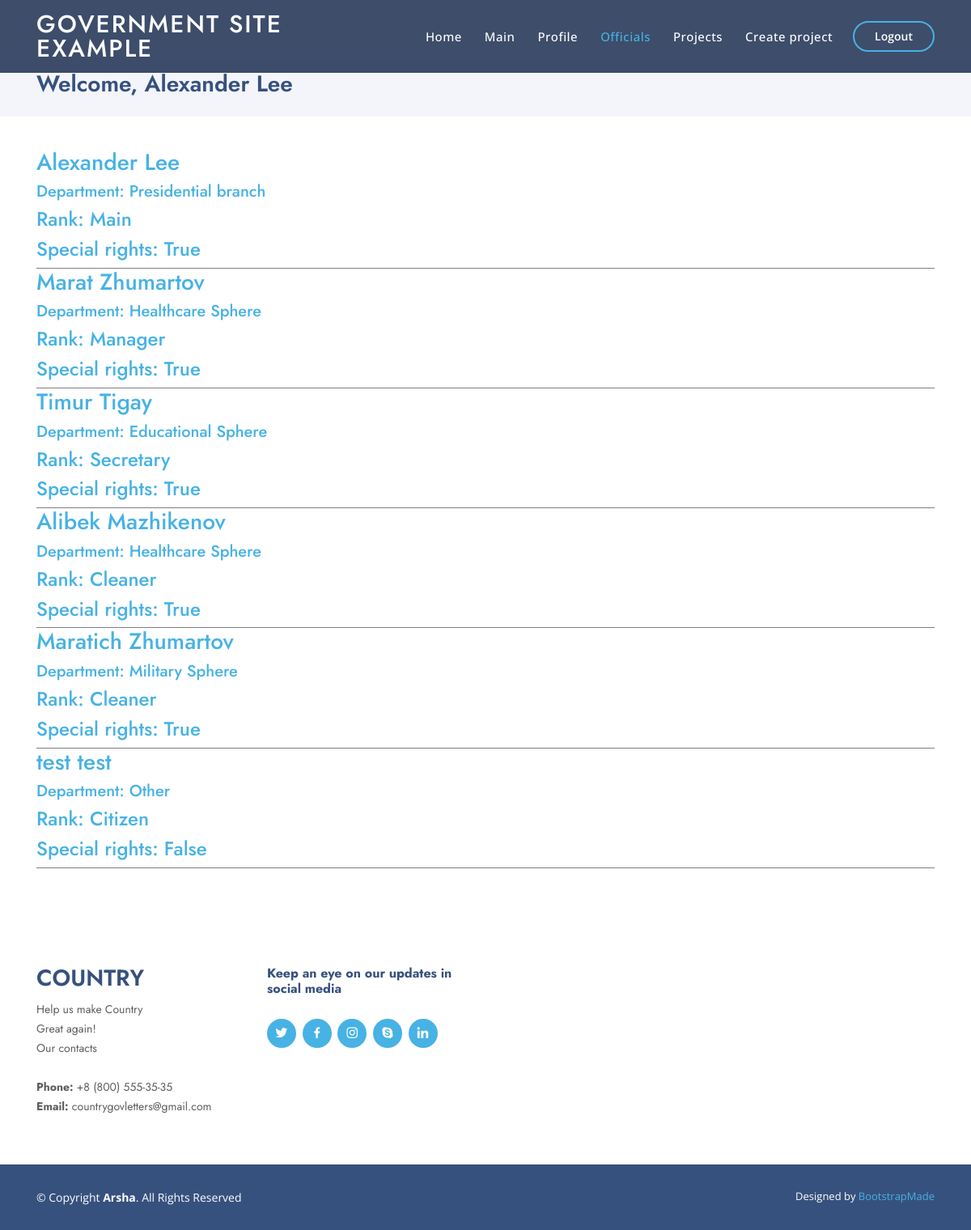
/team (signed in), run on the app's committed database.
### Content/models.py (models this page shows, shortened)
class Citizen(models.Model):
    user = models.OneToOneField(User, on_delete=models.CASCADE)
    department = models.CharField(max_length=100)
    avatar = models.ImageField(name="avatar", upload_to='avatars')
    amount_of_accepted_projects = models.IntegerField(default=0)
    bday = models.DateField(name="birth_day", auto_now=False)
    gender = models.CharField(name="gender", default="Other", max_length=15, choices=[('Male','Male'), ('Female','Female'), ('Other','Other')])
    age = models.IntegerField(name="age", default=0)
    rank = models.CharField(name="rank", default="", max_length=100)
    ed_proj = models.IntegerField(name="education_projects", default=0)
    health_proj = models.IntegerField(name="healthcare_projects", default=0)
    military_proj = models.IntegerField(name="military_projects", default=0)
    social_proj = models.IntegerField(name="social_projects", default=0)
    cult_proj = models.IntegerField(name="culture_projects", default=0)
    is_staff = models.BooleanField(name="is_staff", default=False)
    class Meta:
        verbose_name = 'Citizen'
        verbose_name_plural = 'Citizens'

### Content/views.py (the view)
# urls.py: path('team', team),
def team(request):
    context = context_data_preparing(request)
    context['team'] = Citizen.objects.all()
    return render(request, 'Content/team.html', context)

### Content/views_cases.py (called while the page is built)
def context_data_preparing(request):
    try:
        context = {
            'cit':Citizen.objects.get(id=request.user.id),
            'user':request.user
        }
    except Exception:
        context = {
            'cit':None,
            'user':None
        }
    return context

### Content/templates/Content/team.html (shortened to what this page needs)
{% load static %}
<!DOCTYPE html>
<html lang="en">
<head>
  <link href="{% static "vendor/bootstrap/css/bootstrap.min.css" %}" rel="stylesheet">
  <link href="{% static "vendor/icofont/icofont.min.css" %}" rel="stylesheet">
  <link href="{% static "vendor/boxicons/css/boxicons.min.css" %}" rel="stylesheet">
  <link href="{% static "vendor/remixicon/remixicon.css" %}" rel="stylesheet">
  <link href="{% static "vendor/venobox/venobox.css" %}" rel="stylesheet">
  <link href="{% static "vendor/owl.carousel/assets/owl.carousel.min.css" %}" rel="stylesheet">
  <link href="{% static "vendor/aos/aos.css" %}" rel="stylesheet">
  <link href="{% static "css/style.css" %}" rel="stylesheet">
</head>
<body>
  <header id="header" class="fixed-top header-inner-pages">
    <div class="container d-flex align-items-center">
      <h1 class="logo mr-auto"><a href="#">Government site example</a></h1>
      <nav class="nav-menu d-none d-lg-block">
        <ul>
            <li><a href="start">Home</a></li>
            <li ><a href="main">Main</a></li>
            {% if user %}
            <li><a href="profile">Profile</a></li>
            {% endif %}
            <li class="active"><a href="#">Officials</a></li>
            <li><a href="projects">Projects</a></li>
            {% if cit.is_staff %}
            <li><a href="new_project">Create project</a></li>
            {% endif %}
        </ul>
      </nav>
      {% if user %}
            <a href="logout" class="get-started-btn scrollto">Logout</a>
      {% else %}
      <a href="auth" class="get-started-btn scrollto">Sign-up</a>
      <a href="login" class="get-started-btn scrollto">Log-in</a>
      {% endif %}
    </div>
  </header>
  <main id="main">
    <section id="breadcrumbs" class="breadcrumbs">
      <div class="container">
        <h2>Welcome, {% if user %} {{ user.first_name }} {{ user.last_name }} {% else %} Citizen {% endif %}</h2>
      </div>
    </section>
    <section id="portfolio-details" class="portfolio-details">
      <div class="container">
        {% if team %}
        {% for official in team %}
        <a href="profile?id={{official.id}}">
          <div class="portfolio-details-container" style="border-bottom: 1px solid grey;">
            <h3>{{ official.user.first_name }} {{ official.user.last_name }}</h3>
            <h5>Department: {{ official.department }}</h5>
            <h4>Rank: {{ official.rank }}</h4>
            <h4>Special rights: {{ official.is_staff }}</h4>
          </div>
        </a>
        {% endfor %}
        {% endif %}
      </div>
    </section>
  </main>
  <footer id="footer">
    <div class="footer-top">
      <div class="container">
        <div class="row">
          <div class="col-lg-3 col-md-6 footer-contact">
            <h3>Country</h3>
            <p>
              Help us make Country <br>
              Great again!<br>
              Our contacts<br><br>
              <strong>Phone:</strong> +8 (800) 555-35-35<br>
              <strong>Email:</strong> countrygovletters@gmail.com<br>
            </p>
          </div>
          <div class="col-lg-3 col-md-6 footer-links">
            <h4>Keep an eye on our updates in social media</h4>
            <div class="social-links mt-3">
              <a href="#" class="twitter"><i class="bx bxl-twitter"></i></a>
              <a href="#" class="facebook"><i class="bx bxl-facebook"></i></a>
              <a href="#" class="instagram"><i class="bx bxl-instagram"></i></a>
              <a href="#" class="google-plus"><i class="bx bxl-skype"></i></a>
              <a href="#" class="linkedin"><i class="bx bxl-linkedin"></i></a>
            </div>
          </div>
        </div>
      </div>
    </div>
    <div class="container footer-bottom clearfix">
      <div class="copyright">
        &copy; Copyright <strong><span>Arsha</span></strong>. All Rights Reserved
      </div>
      <div class="credits">
        Designed by <a href="https://bootstrapmade.com/">BootstrapMade</a>
      </div>
    </div>
  </footer>
</body>
</html>

### static/css/style.css (style rules this page uses)
body { font-family: "Open Sans", sans-serif; color: #444444; }
a { color: #47b2e4; }
h1, h2, h3, h4, h5, h6 { font-family: "Jost", sans-serif; }
#header { transition: all 0.5s; z-index: 997; padding: 15px 0; }
#header.header-scrolled, #header.header-inner-pages { background: rgba(40, 58, 90, 0.9); }
#header .logo { font-size: 30px; margin: 0; padding: 0; line-height: 1; font-weight: 500; letter-spacing: 2px; text-transform: uppercase; }
#header .logo a { color: #fff; }
.nav-menu ul { margin: 0; padding: 0; list-style: none; }
.nav-menu > ul { display: flex; }
.nav-menu > ul > li { position: relative; white-space: nowrap; padding: 10px 0 10px 28px; }
.nav-menu a { display: block; position: relative; color: #fff; transition: 0.3s; font-size: 15px; letter-spacing: 0.5px; font-weight: 500; font-family: "Open Sans", sans-serif; }
.nav-menu a:hover, .nav-menu .active > a, .nav-menu li:hover > a { color: #47b2e4; }
.get-started-btn { margin-left: 25px; color: #fff; border-radius: 50px; padding: 6px 25px 7px 25px; white-space: nowrap; transition: 0.3s; font-size: 14px; display: inline-block; border: 2px solid #47b2e4; font-weight: 600; }
.mobile-nav { position: fixed; top: 55px; right: 15px; bottom: 15px; left: 15px; z-index: 9999; overflow-y: auto; background: #fff; transition: ease-in-out 0.2s; opacity: 0; visibility: hidden; border-radius: 10px; padding: 10px 0; }
.mobile-nav * { margin: 0; padding: 0; list-style: none; }
.mobile-nav a { display: block; position: relative; color: #37517e; padding: 10px 20px; font-weight: 500; outline: none; }
.mobile-nav a:hover, .mobile-nav .active > a, .mobile-nav li:hover > a { color: #47b2e4; text-decoration: none; }
section { padding: 60px 0; overflow: hidden; }
.breadcrumbs { padding: 15px 0; background: #f3f5fa; min-height: 40px; margin-top: 72px; }
.breadcrumbs h2 { font-size: 28px; font-weight: 600; color: #37517e; }
.portfolio-details { padding-top: 40px; }
.portfolio-details .portfolio-details-container { position: relative; }
#footer { font-size: 14px; background: #37517e; }
#footer .footer-top { padding: 60px 0 30px 0; background: #fff; }
#footer .footer-top .footer-contact { margin-bottom: 30px; }
#footer .footer-top .footer-contact h3 { font-size: 28px; margin: 0 0 10px 0; padding: 2px 0 2px 0; line-height: 1; text-transform: uppercase; font-weight: 600; color: #37517e; }
#footer .footer-top .footer-contact p { font-size: 14px; line-height: 24px; margin-bottom: 0; font-family: "Jost", sans-serif; color: #5e5e5e; }
#footer .footer-top h4 { font-size: 16px; font-weight: bold; color: #37517e; position: relative; padding-bottom: 12px; }
#footer .footer-top .footer-links { margin-bottom: 30px; }
#footer .footer-top .social-links a { font-size: 18px; display: inline-block; background: #47b2e4; color: #fff; line-height: 1; padding: 8px 0; margin-right: 4px; border-radius: 50%; text-align: center; width: 36px; height: 36px; transition: 0.3s; }
#footer .footer-bottom { padding-top: 30px; padding-bottom: 30px; color: #fff; }
#footer .copyright { float: left; }
#footer .credits { float: right; font-size: 13px; }
#footer .credits a { transition: 0.3s; }

### data on the page
Citizen: user.first_name "Alexander", user.last_name "Lee", department "Presidential branch", rank "Main", is_staff "True"
Citizen: user.first_name "Marat", user.last_name "Zhumartov", department "Healthcare Sphere", rank "Manager", is_staff "True"
Citizen: user.first_name "Timur", user.last_name "Tigay", department "Educational Sphere", rank "Secretary", is_staff "True"
Citizen: user.first_name "Alibek", user.last_name "Mazhikenov", department "Healthcare Sphere", rank "Cleaner", is_staff "True"
Citizen: user.first_name "Maratich", user.last_name "Zhumartov", department "Military Sphere", rank "Cleaner", is_staff "True"
Citizen: user.first_name "test", user.last_name "test", department "Other", rank "Citizen", is_staff "False"

### other printed values
{{ user.first_name }} "Alexander"
{{ user.last_name }} "Lee"
